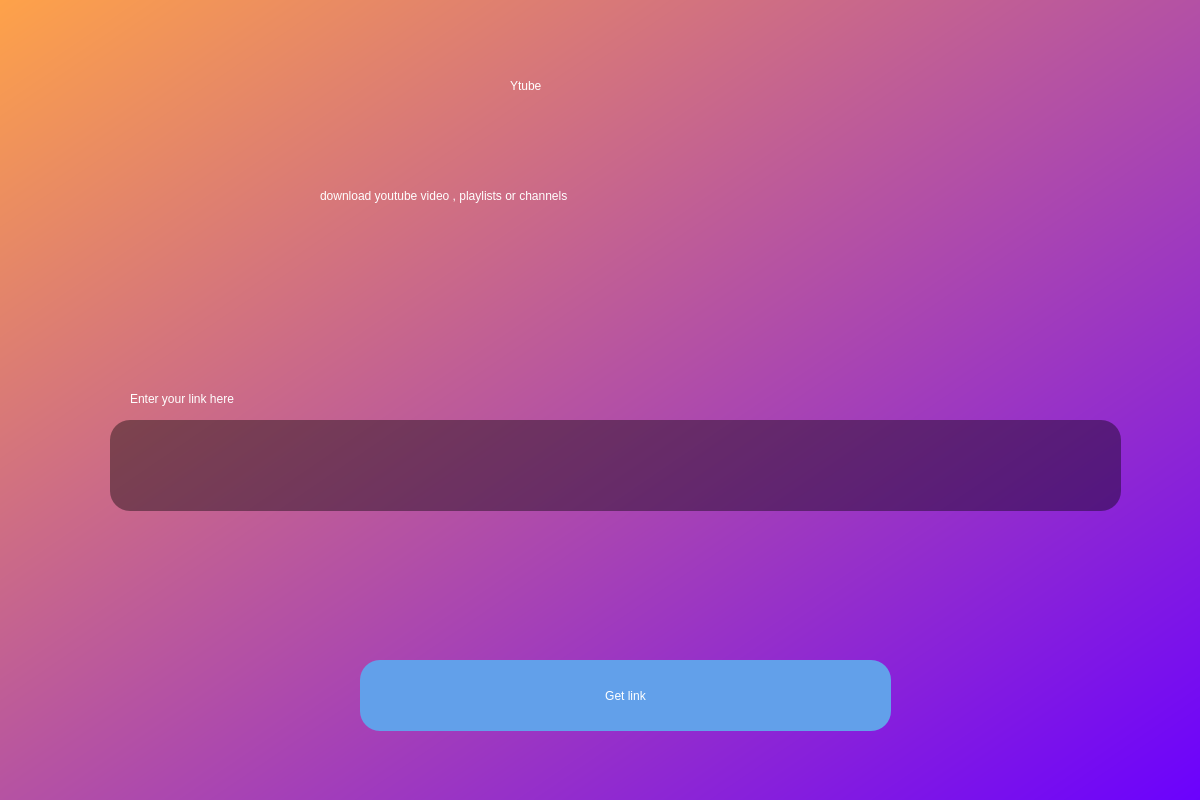
<?xml version="1.0" encoding="UTF-8"?>
<ui version="4.0">
 <class>Dialog</class>
 <widget class="QDialog" name="Dialog">
  <property name="geometry">
   <rect>
    <x>0</x>
    <y>0</y>
    <width>1200</width>
    <height>800</height>
   </rect>
  </property>
  <property name="windowTitle">
   <string>Dialog</string>
  </property>
  <widget class="QWidget" name="widget" native="true">
   <property name="geometry">
    <rect>
     <x>0</x>
     <y>-10</y>
     <width>1201</width>
     <height>821</height>
    </rect>
   </property>
   <property name="styleSheet">
    <string notr="true">QWidget#widget{
background-color:qlineargradient(spread:pad, x1:0, y1:0, x2:1, y2:1, stop:0 rgba(255, 163, 72, 255), stop:1 rgba(106, 0, 255, 255))}</string>
   </property>
   <widget class="QLabel" name="label">
    <property name="geometry">
     <rect>
      <x>510</x>
      <y>30</y>
      <width>281</width>
      <height>131</height>
     </rect>
    </property>
    <property name="styleSheet">
     <string notr="true">font: 75 italic 72pt &quot;Z003&quot;;color:white;</string>
    </property>
    <property name="text">
     <string>Ytube</string>
    </property>
   </widget>
   <widget class="QLabel" name="label_2">
    <property name="geometry">
     <rect>
      <x>320</x>
      <y>190</y>
      <width>681</width>
      <height>31</height>
     </rect>
    </property>
    <property name="styleSheet">
     <string notr="true">font: oblique 20pt &quot;URW Gothic&quot;;color:white;</string>
    </property>
    <property name="text">
     <string>download youtube video , playlists or channels</string>
    </property>
   </widget>
   <widget class="QPushButton" name="linkBtn">
    <property name="geometry">
     <rect>
      <x>360</x>
      <y>670</y>
      <width>531</width>
      <height>71</height>
     </rect>
    </property>
    <property name="styleSheet">
     <string notr="true">border-radius:20px;
font: italic 18pt &quot;Ubuntu&quot;;
background-color: rgb(98, 160, 234);
color:white;</string>
    </property>
    <property name="text">
     <string>Get link</string>
    </property>
   </widget>
   <widget class="QLineEdit" name="lineEdit">
    <property name="geometry">
     <rect>
      <x>110</x>
      <y>430</y>
      <width>1011</width>
      <height>91</height>
     </rect>
    </property>
    <property name="styleSheet">
     <string notr="true">border-radius:20px;
font: italic 18pt &quot;Ubuntu&quot;;
background-color: rgba(0, 0, 0,0.4);
color:white;
</string>
    </property>
   </widget>
   <widget class="QLabel" name="label_3">
    <property name="geometry">
     <rect>
      <x>130</x>
      <y>400</y>
      <width>141</width>
      <height>17</height>
     </rect>
    </property>
    <property name="styleSheet">
     <string notr="true">color:white;</string>
    </property>
    <property name="text">
     <string>Enter your link here</string>
    </property>
   </widget>
  </widget>
 </widget>
 <resources/>
 <connections/>
</ui>
